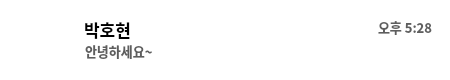
<?xml version="1.0" encoding="UTF-8"?>
<ui version="4.0">
 <class>ListBox</class>
 <widget class="QWidget" name="ListBox">
  <property name="geometry">
   <rect>
    <x>0</x>
    <y>0</y>
    <width>450</width>
    <height>80</height>
   </rect>
  </property>
  <property name="minimumSize">
   <size>
    <width>450</width>
    <height>80</height>
   </size>
  </property>
  <property name="maximumSize">
   <size>
    <width>450</width>
    <height>80</height>
   </size>
  </property>
  <property name="windowTitle">
   <string>ListBox</string>
  </property>
  <widget class="QWidget" name="widget" native="true">
   <property name="geometry">
    <rect>
     <x>0</x>
     <y>0</y>
     <width>450</width>
     <height>80</height>
    </rect>
   </property>
   <property name="minimumSize">
    <size>
     <width>450</width>
     <height>80</height>
    </size>
   </property>
   <property name="maximumSize">
    <size>
     <width>450</width>
     <height>80</height>
    </size>
   </property>
   <property name="styleSheet">
    <string notr="true">background-color: rgb(255, 255, 255);</string>
   </property>
   <widget class="QLabel" name="label">
    <property name="geometry">
     <rect>
      <x>0</x>
      <y>3</y>
      <width>73</width>
      <height>73</height>
     </rect>
    </property>
    <property name="styleSheet">
     <string notr="true"/>
    </property>
    <property name="text">
     <string/>
    </property>
    <property name="pixmap">
     <pixmap>../ui_img/koprofil.png</pixmap>
    </property>
    <property name="scaledContents">
     <bool>true</bool>
    </property>
    <property name="wordWrap">
     <bool>false</bool>
    </property>
   </widget>
   <widget class="QLabel" name="label_2">
    <property name="geometry">
     <rect>
      <x>84</x>
      <y>17</y>
      <width>141</width>
      <height>25</height>
     </rect>
    </property>
    <property name="font">
     <font>
      <family>G마켓 산스 TTF Medium</family>
      <pointsize>13</pointsize>
      <weight>75</weight>
      <bold>true</bold>
     </font>
    </property>
    <property name="text">
     <string>박호현</string>
    </property>
    <property name="alignment">
     <set>Qt::AlignLeading|Qt::AlignLeft|Qt::AlignVCenter</set>
    </property>
   </widget>
   <widget class="QLabel" name="label_3">
    <property name="geometry">
     <rect>
      <x>85</x>
      <y>43</y>
      <width>291</width>
      <height>16</height>
     </rect>
    </property>
    <property name="font">
     <font>
      <family>맑은 고딕</family>
      <pointsize>10</pointsize>
      <weight>75</weight>
      <bold>true</bold>
     </font>
    </property>
    <property name="styleSheet">
     <string notr="true">color: rgb(94, 94, 94);</string>
    </property>
    <property name="text">
     <string>안녕하세요~</string>
    </property>
   </widget>
   <widget class="QLabel" name="chat_time">
    <property name="geometry">
     <rect>
      <x>378</x>
      <y>19</y>
      <width>61</width>
      <height>16</height>
     </rect>
    </property>
    <property name="font">
     <font>
      <family>맑은 고딕</family>
      <pointsize>10</pointsize>
      <weight>75</weight>
      <bold>true</bold>
     </font>
    </property>
    <property name="styleSheet">
     <string notr="true">color: rgb(94, 94, 94);</string>
    </property>
    <property name="text">
     <string>오후 5:28</string>
    </property>
   </widget>
  </widget>
 </widget>
 <resources/>
 <connections/>
</ui>
